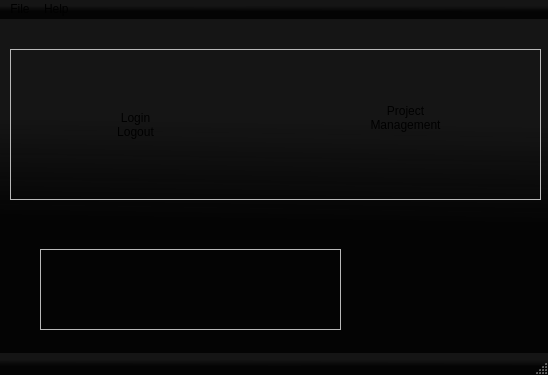
<?xml version="1.0" encoding="UTF-8"?>
<ui version="4.0">
 <class>firstWindow</class>
 <widget class="QMainWindow" name="firstWindow">
  <property name="geometry">
   <rect>
    <x>0</x>
    <y>0</y>
    <width>548</width>
    <height>375</height>
   </rect>
  </property>
  <property name="windowTitle">
   <string>ReadySet Volunteer - Welcome</string>
  </property>
  <property name="styleSheet">
   <string notr="true">QWidget #centralwidget, #statusbar, #menubar{
	background-color: qlineargradient(spread:pad, x1:0.515633, y1:0.192, x2:0.502367, y2:0.708, stop:0.222707 rgba(21, 21, 21, 255), stop:0.799127 rgba(0, 0, 0, 251));
}

QFrame #logoQFrame{
	background-color: transparent;
    border: none;
	image: url(:/icons/rosewood-logo-red.png);
}
</string>
  </property>
  <property name="animated">
   <bool>true</bool>
  </property>
  <widget class="QWidget" name="centralwidget">
   <widget class="QFrame" name="frame">
    <property name="geometry">
     <rect>
      <x>10</x>
      <y>30</y>
      <width>531</width>
      <height>151</height>
     </rect>
    </property>
    <property name="styleSheet">
     <string notr="true">QFrame #frame{
	background-color: qlineargradient(spread:pad, x1:0.458934, y1:0.857, x2:0.459035, y2:0.266, stop:0.161572 rgba(214, 0, 0, 255), stop:0.427948 rgba(196, 0, 0, 255), stop:0.68559 rgba(166, 0, 0, 255), stop:0.965066 rgba(147, 0, 0, 255));

}

QToolButton{
   background-color: transparent;
   border: none;
}</string>
    </property>
    <property name="frameShape">
     <enum>QFrame::StyledPanel</enum>
    </property>
    <property name="frameShadow">
     <enum>QFrame::Raised</enum>
    </property>
    <widget class="QToolButton" name="loginLogoutqToolButton">
     <property name="geometry">
      <rect>
       <x>60</x>
       <y>10</y>
       <width>131</width>
       <height>131</height>
      </rect>
     </property>
     <property name="text">
      <string>Login
Logout</string>
     </property>
     <property name="icon">
      <iconset resource="icons.qrc">
       <normaloff>:/icons/volunteer64.png</normaloff>:/icons/volunteer64.png</iconset>
     </property>
     <property name="iconSize">
      <size>
       <width>64</width>
       <height>64</height>
      </size>
     </property>
     <property name="toolButtonStyle">
      <enum>Qt::ToolButtonTextUnderIcon</enum>
     </property>
    </widget>
    <widget class="QToolButton" name="projectMngmntQToolButton">
     <property name="geometry">
      <rect>
       <x>330</x>
       <y>10</y>
       <width>131</width>
       <height>131</height>
      </rect>
     </property>
     <property name="text">
      <string>Project
Management
</string>
     </property>
     <property name="icon">
      <iconset resource="icons.qrc">
       <normaloff>:/icons/edit64.png</normaloff>:/icons/edit64.png</iconset>
     </property>
     <property name="iconSize">
      <size>
       <width>64</width>
       <height>64</height>
      </size>
     </property>
     <property name="toolButtonStyle">
      <enum>Qt::ToolButtonTextUnderIcon</enum>
     </property>
    </widget>
   </widget>
   <widget class="QFrame" name="logoQFrame">
    <property name="geometry">
     <rect>
      <x>40</x>
      <y>230</y>
      <width>301</width>
      <height>81</height>
     </rect>
    </property>
    <property name="autoFillBackground">
     <bool>false</bool>
    </property>
    <property name="frameShape">
     <enum>QFrame::StyledPanel</enum>
    </property>
    <property name="frameShadow">
     <enum>QFrame::Raised</enum>
    </property>
   </widget>
  </widget>
  <widget class="QMenuBar" name="menubar">
   <property name="geometry">
    <rect>
     <x>0</x>
     <y>0</y>
     <width>548</width>
     <height>28</height>
    </rect>
   </property>
   <widget class="QMenu" name="menuFile">
    <property name="title">
     <string>File</string>
    </property>
    <addaction name="actionExit"/>
   </widget>
   <widget class="QMenu" name="menuHelp">
    <property name="title">
     <string>Help </string>
    </property>
    <addaction name="actionAbout"/>
   </widget>
   <addaction name="menuFile"/>
   <addaction name="menuHelp"/>
  </widget>
  <widget class="QStatusBar" name="statusbar"/>
  <action name="actionExit">
   <property name="icon">
    <iconset resource="icons.qrc">
     <normaloff>:/icons/right24.png</normaloff>:/icons/right24.png</iconset>
   </property>
   <property name="text">
    <string>Exit</string>
   </property>
   <property name="iconVisibleInMenu">
    <bool>true</bool>
   </property>
  </action>
  <action name="actionAbout">
   <property name="icon">
    <iconset resource="icons.qrc">
     <normaloff>:/icons/info24.png</normaloff>:/icons/info24.png</iconset>
   </property>
   <property name="text">
    <string>About</string>
   </property>
   <property name="iconVisibleInMenu">
    <bool>true</bool>
   </property>
  </action>
 </widget>
 <resources>
  <include location="icons.qrc"/>
 </resources>
 <connections/>
</ui>
